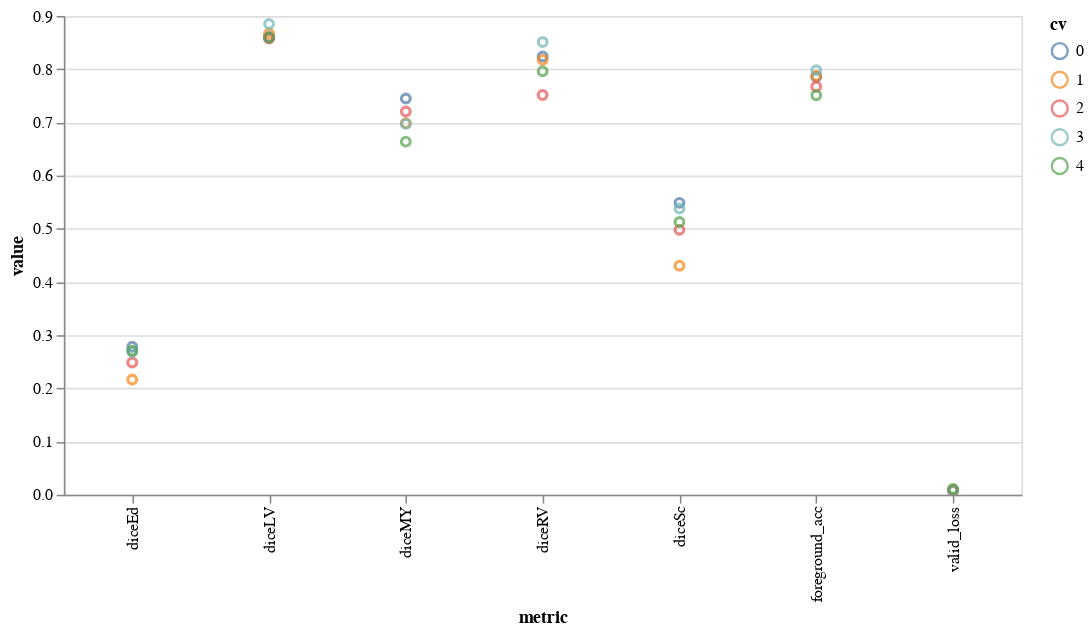

Write notebook code for a chart like this one.
### Code cell
(alt.Chart(cv_results_long)
  .mark_point()
  .encode(x='metric', y='value', color='cv:N')
  .properties(width=600, height=300)
  .interactive())

### Figure 1 — Vega-Lite specification as saved in the notebook (floating-point values rounded to 4 significant figures)
{"config": {"view": {"continuousWidth": 400, "continuousHeight": 300}}, "data": {"name": "data-3d81d9f9794c63b6fd048e574127b03d"}, "mark": "point", "encoding": {"color": {"type": "nominal", "field": "cv"}, "x": {"type": "nominal", "field": "metric"}, "y": {"type": "quantitative", "field": "value"}}, "height": 300, "selection": {"selector001": {"type": "interval", "bind": "scales", "encodings": ["x", "y"]}}, "width": 600, "$schema": "https://vega.github.io/schema/vega-lite/v4.8.1.json", "datasets": {"data-3d81d9f9794c63b6fd048e574127b03d": [{"cv": 0, "metric": "valid_loss", "value": 0.007916}, {"cv": 0, "metric": "foreground_acc", "value": 0.7857}, {"cv": 0, "metric": "diceLV", "value": 0.8604}, {"cv": 0, "metric": "diceMY", "value": 0.7448}, {"cv": 0, "metric": "diceRV", "value": 0.8237}, {"cv": 0, "metric": "diceEd", "value": 0.2782}, {"cv": 0, "metric": "diceSc", "value": 0.5487}, {"cv": 1, "metric": "valid_loss", "value": 0.009046}, {"cv": 1, "metric": "foreground_acc", "value": 0.7871}, {"cv": 1, "metric": "diceLV", "value": 0.8664}, {"cv": 1, "metric": "diceMY", "value": 0.6985}, {"cv": 1, "metric": "diceRV", "value": 0.8175}, {"cv": 1, "metric": "diceEd", "value": 0.2165}, {"cv": 1, "metric": "diceSc", "value": 0.4305}, {"cv": 2, "metric": "valid_loss", "value": 0.007389}, {"cv": 2, "metric": "foreground_acc", "value": 0.7676}, {"cv": 2, "metric": "diceLV", "value": 0.8575}, {"cv": 2, "metric": "diceMY", "value": 0.7205}, {"cv": 2, "metric": "diceRV", "value": 0.7516}, {"cv": 2, "metric": "diceEd", "value": 0.2485}, {"cv": 2, "metric": "diceSc", "value": 0.498}, {"cv": 3, "metric": "valid_loss", "value": 0.008067}, {"cv": 3, "metric": "foreground_acc", "value": 0.7978}, {"cv": 3, "metric": "diceLV", "value": 0.8849}, {"cv": 3, "metric": "diceMY", "value": 0.6973}, {"cv": 3, "metric": "diceRV", "value": 0.8512}, {"cv": 3, "metric": "diceEd", "value": 0.2687}, {"cv": 3, "metric": "diceSc", "value": 0.5381}, {"cv": 4, "metric": "valid_loss", "value": 0.01099}, {"cv": 4, "metric": "foreground_acc", "value": 0.751}, {"cv": 4, "metric": "diceLV", "value": 0.859}, {"cv": 4, "metric": "diceMY", "value": 0.6638}, {"cv": 4, "metric": "diceRV", "value": 0.796}, {"cv": 4, "metric": "diceEd", "value": 0.2705}, {"cv": 4, "metric": "diceSc", "value": 0.5128}]}}
